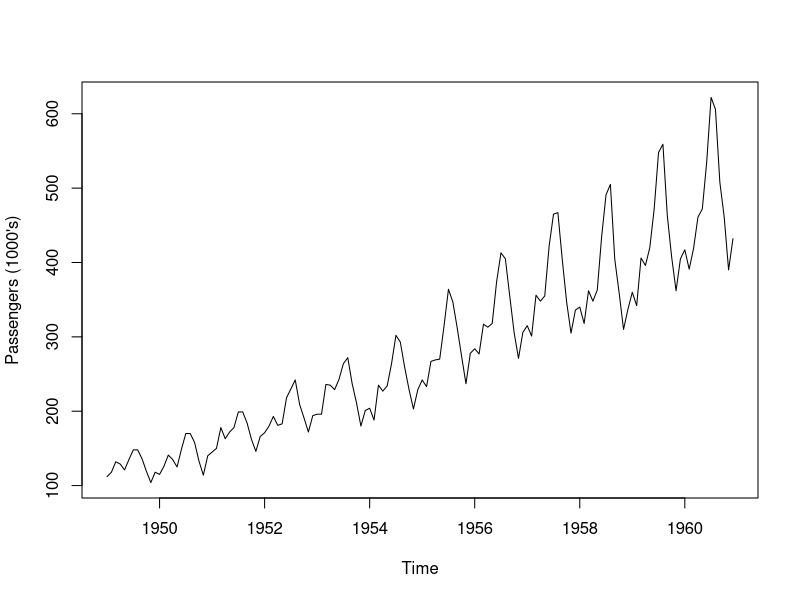
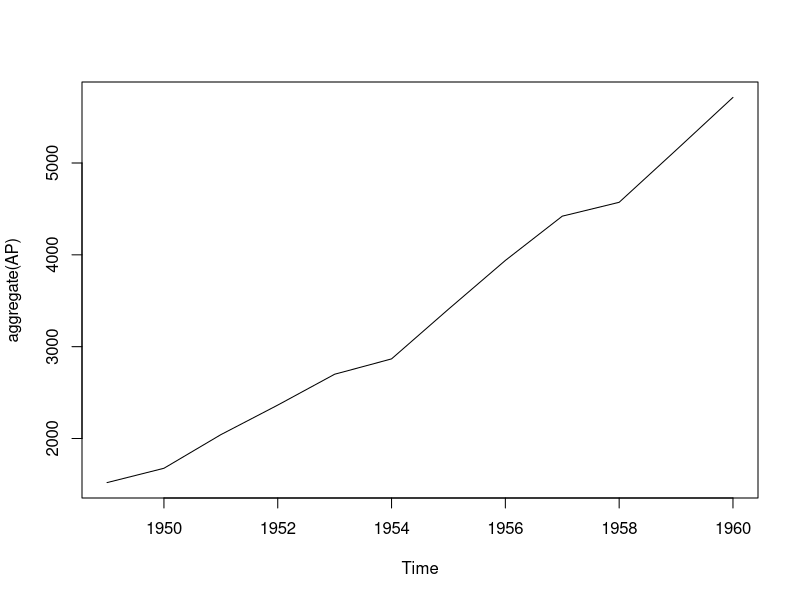
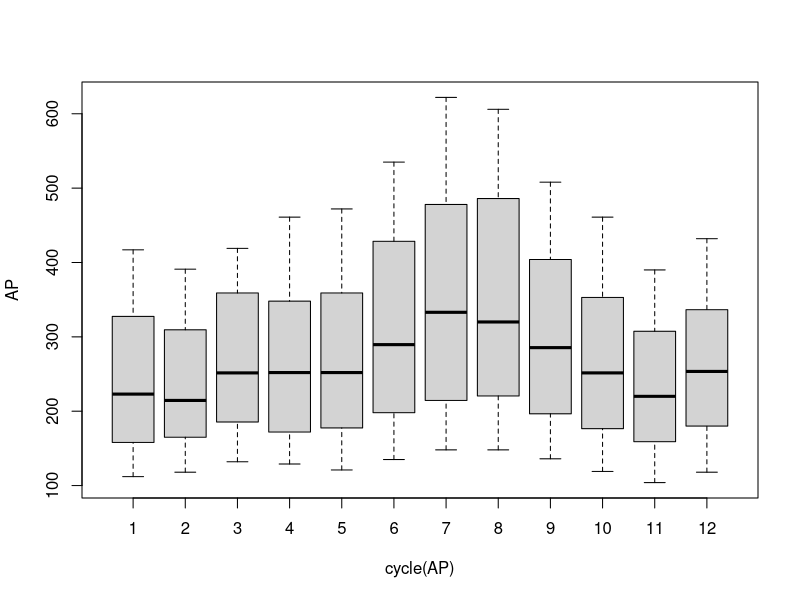
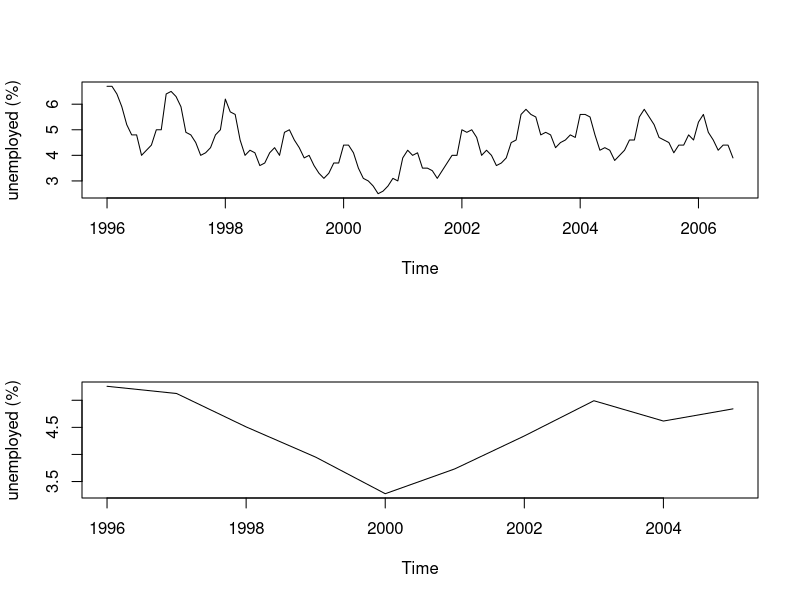
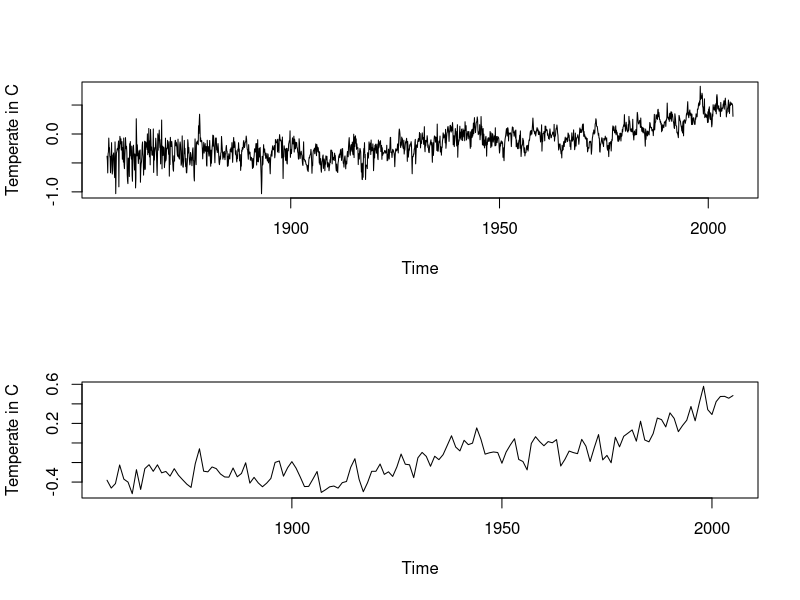
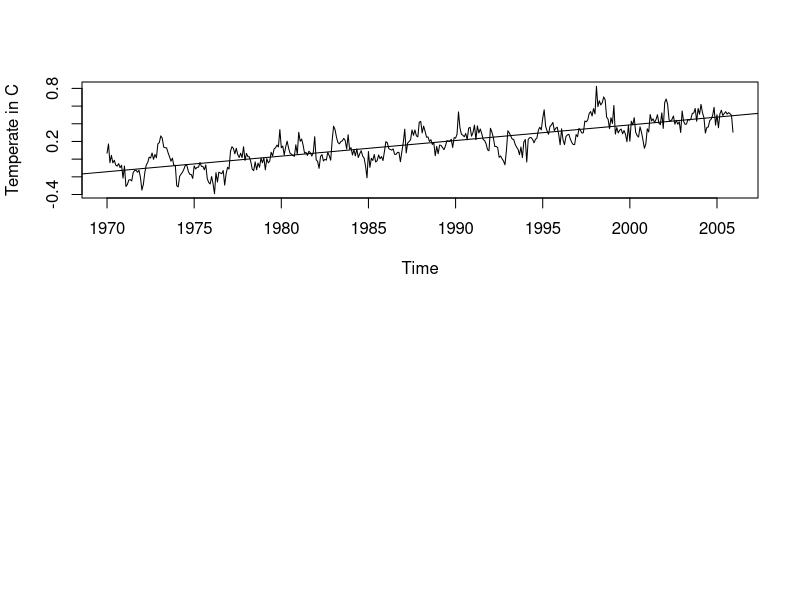
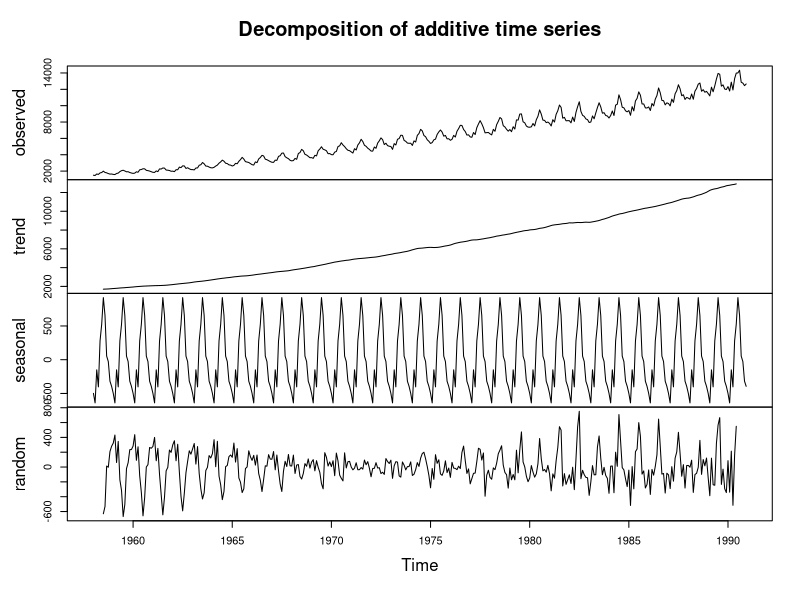
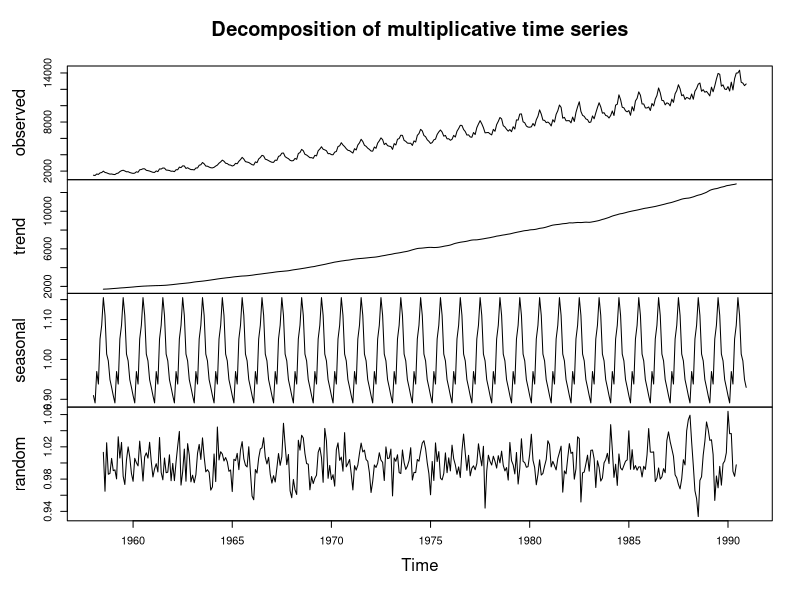

The R script that drew these images, in order:
## ---- chunk 1
Fact <- function(n){
  output = 1
  for(i in 1:n){
    output = output * i
  }
  return(output)
}
## ---- chunk 2
Fact(5)
## ---- chunk 3
factorial(5)
## ---- chunk 4
data("AirPassengers")
AP = AirPassengers
AP
## ---- chunk 5
class(AP)
## ---- chunk 6
start(AP)
end(AP)
frequency(AP)
## ---- chunk 7
summary(AP)
## ---- chunk 8
plot(AP, ylab = "Passengers (1000's)")
## ---- chunk 9
plot(aggregate(AP))
## ---- chunk 10
boxplot(AP ~ cycle(AP))
## ---- chunk 11
# Set your working directory below if it is not already set to the current 'Lecture Notes' directory.
# Your directory must be set to tell R where to find the data file for Maine monthly unemployment

#setwd()
Maine.month = read.csv(file = "data/Maine.csv")
class(Maine.month)
## ---- chunk 12
Maine.month.ts = ts(Maine.month, start = c(1996, 1), frequency = 12)
## ---- chunk 13
Maine.annual.ts = aggregate(Maine.month.ts)/12
## ---- chunk 14
layout(1:2)
plot(Maine.month.ts, ylab = "unemployed (%)")
plot(Maine.annual.ts, ylab = "unemployed (%)")
## ---- chunk 15
Maine.Feb <- window(Maine.month.ts, start = c(1996,2), freq = TRUE)
Maine.Aug <- window(Maine.month.ts, start = c(1996,8), freq = TRUE)
Feb.ratio <- mean(Maine.Feb) / mean(Maine.month.ts)
Aug.ratio <- mean(Maine.Aug) / mean(Maine.month.ts)
## ---- chunk 16
print(paste0("February Ratio: ", round(Feb.ratio, 4)))
print(paste0("August Ratio: ", round(Aug.ratio, 4)))
## ---- chunk 17
# Set your working directory below if it is not already set to the current 'Lecture Notes' directory.
# Your directory must be set to tell R where to find the data file for Maine monthly unemployment

#setwd()
Global_file = read.csv(file = "data/Global.csv", header = F)

Global = data.frame()
for(row in 1:nrow(Global_file)){
  for(column in 1:ncol(Global_file)){
    Global = rbind.data.frame(Global, Global_file[row,column])
  }
}

names(Global) = "Temperate in C"
## ---- chunk 18
Global.ts <- ts(Global, st = c(1856, 1), end = c(2005, 12), fr = 12)
Global.annual <- aggregate(Global.ts, FUN = mean)
layout(1:2)
plot(Global.ts)
plot(Global.annual)
## ---- chunk 19
New.series <- window(Global.ts, start=c(1970, 1), end=c(2005, 12))
New.time <- time(New.series)
plot(New.series)
abline(reg=lm(New.series ~ New.time))
## ---- chunk 20
# Set your working directory below if it is not already set to the current 'Lecture Notes' directory.
# Your directory must be set to tell R where to find the data file for Maine monthly unemployment

#setwd()
Elec = read.csv("data/elec.csv") 
Elec.ts <- ts(Elec, start = 1958, freq = 12)
## ---- chunk 21
plot(decompose(Elec.ts))
## ---- chunk 22
Elec.decom <- decompose(Elec.ts, type = "mult")
plot(Elec.decom)
## ---- chunk 23
Trend <- Elec.decom$trend
Seasonal <- Elec.decom$seasonal
ts.plot(cbind(Trend, Trend * Seasonal), lty = 1:2)
